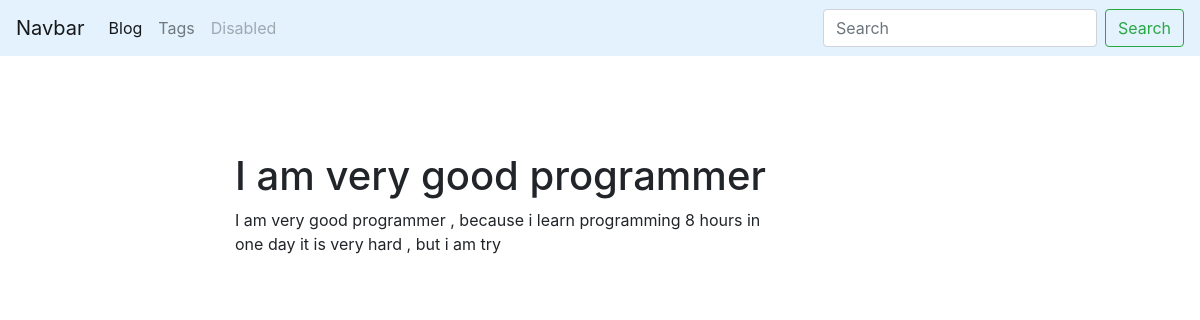
Page /blog/post/i-am-very-good-programmer-1548614677/ on the committed database.
### blog/models.py (models this page shows, shortened)
class Post(models.Model):
    title = models.CharField(max_length=255,db_index=True)
    slug = models.SlugField(max_length=100,unique=True,blank=True)
    body = models.TextField(blank=True,db_index=True)
    date_pub = models.DateTimeField(auto_now_add=True)
    tags = models.ManyToManyField('Tag',blank=True,related_name='posts')
    class Meta:
        ordering = ['-date_pub']

### blog/views.py (the view)
# urls.py: path('post/<str:slug>/',PostDetail.as_view(),name='post_detail_url'),
class PostDetail(ObjectDetailMixin,View):
    model = Post
    template = 'blog/post_detail.html'

### blog/utils.py (called while the page is built)
    def get(self,request,slug):
        obj = get_object_or_404(self.model,slug__iexact=slug)
        return render(request,self.template,context={self.model.__name__.lower():obj,'admin_object':obj,'detail':True})

### blog/templates/blog/post_detail.html (shortened to what this page needs)
{% extends 'blog/base_blog.html' %}
{% block content %}
    <h1 class='mt-5'>
      {{post.title}}
    </h1>
    <p>
      {{post.body}}
    </p>
{% endblock %}

### rows in the picture
Post: title "I am very good programmer", body "I am very good programmer , because i learn programming 8 hours in one day it is very hard , but i am try"
